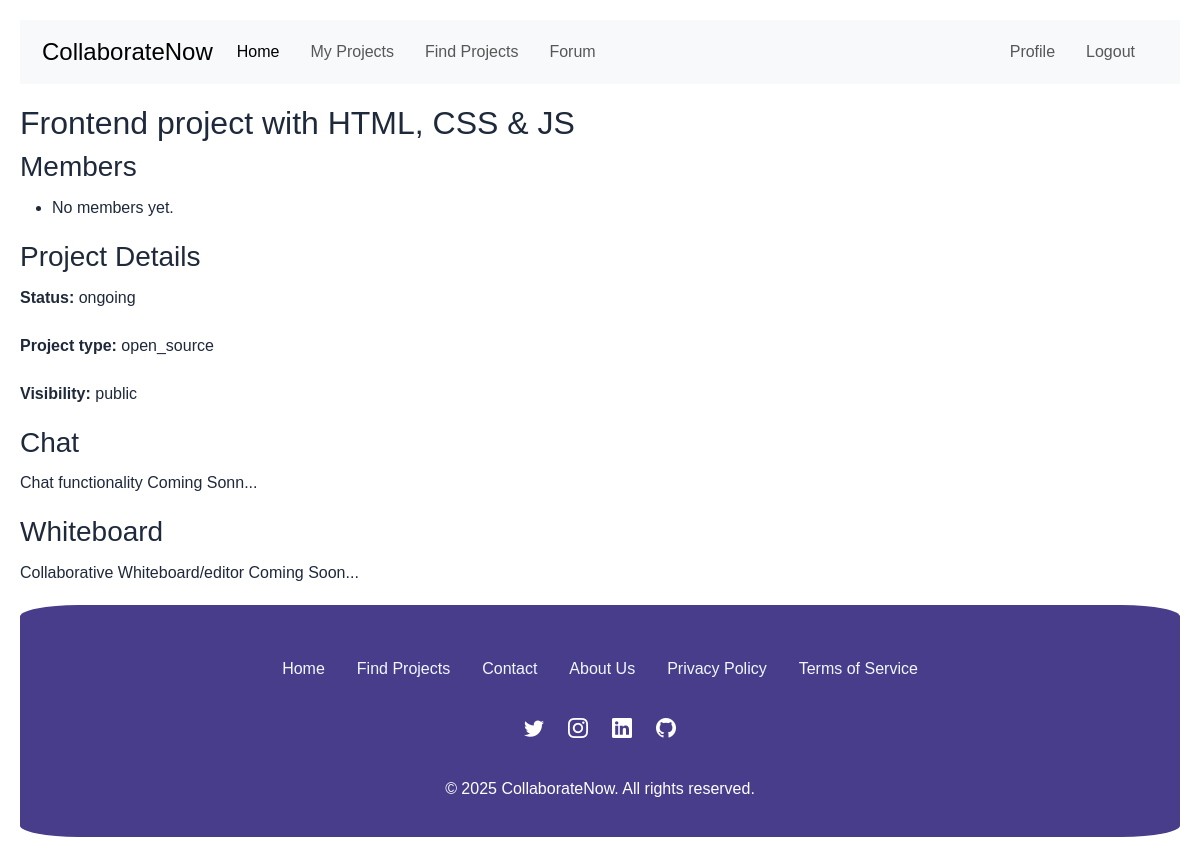
/accounts/projects/1/ (signed in), run on the app's committed database.
### accounts/models.py (models this page shows, shortened)
class Project(models.Model):
    title = models.CharField(max_length=200)
    description = models.TextField()
    min_members = models.IntegerField(default=4)
    max_members = models.IntegerField(default=7)
    required_skills = models.TextField(help_text="ist of required skills for this project, separated by commas")
    creator = models.ForeignKey(User, on_delete=models.CASCADE)
    created_at = models.DateTimeField(auto_now_add=True)
    status = models.CharField(max_length=10, choices=[
        ('pending', 'Pending Approval'),
        ('approved', 'Approved'),
        ('rejected', 'Rejected'),
    ], default='pending')
    current_members = models.IntegerField(default=0)  # Temporary field for demonstration
    objectives = models.TextField(blank=True)
    goals = models.TextField(blank=True)
    start_time = models.DateTimeField(blank=True, null=True)
    operation_days = models.CharField(max_length=200, blank=True, help_text="e.g. Mon, Wednesday, Friday")
    deadline = models.DateField(blank=True, null=True)
    action = models.CharField(max_length=20, choices=[
        ('ongoing', 'Ongoing'),
        ('completed', 'Completed'),
        ('on_hold', 'On Hold'),
        ('cancelled', 'Cancelled'),
    ], default='ongoing')
    project_type = models.CharField(max_length=20, choices=[
        ('open_source', 'Open Source'),
        ('private', 'Private'),
        ('public', 'Public'),
    ], default='open_source')
    visibility = models.CharField(max_length=20, choices=[
        ('public', 'Public'),
        ('private', 'Private'),
        ('restricted', 'Restricted'),
    ], default='public')
    location = models.CharField(max_length=100, blank=True, help_text="e.g. Remote, On-site")

### accounts/views.py (the view)
# urls.py: path('projects/<int:project_id>/', views.project_detail, name='project_detail'),
@login_required
def project_detail(request, project_id):
    project = get_object_or_404(Project, id=project_id)
    is_member = ProjectMembership.objects.filter(user=request.user, project=project).exists()
    if not is_member and not request.user.is_staff and project.creator != request.user:
        messages.error(request, "You do not have permission to access this projects page.")
        return redirect("accounts:project_list")
    members = ProjectMembership.objects.filter(project=project).select_related('user_profile') # Efficiently fetch user profiles.
    context = {'project': project, 'members': members, 'is_member': is_member}
    return render(request, 'accounts/project_detail.html', context)

### accounts/templates/accounts/project_detail.html (shortened to what this page needs)
{% extends 'accounts/base.html' %}
{% block content %}
    <h2>{{ project.title }}</h2>
    <section>
        <h3>Members</h3>
        <ul>
            {% for member in Members %}
                <li>
                    <a href="{% url 'accounts:profile' %}">{{ member.user.username }}</a>
                </li>
            {% empty %}
                <li>No members yet.</li>
            {% endfor %}
        </ul>
    </section>
    <section>
    <h3>Project Details</h3>
        {% if project.action %}
            <p><strong>Status: </strong>{{ project.action }}</p>
        {% endif %}
        {% if project.project_type %}
            <p><strong>Project type: </strong>{{ project.project_type }}</p>
        {% endif %}
        {% if project.visibility %}
            <p><strong>Visibility: </strong>{{ project.visibility }}</p>
        {% endif %}
    </section>
    <section>
        <h3>Chat</h3>
        <p>Chat functionality Coming Sonn...</p>
    </section>
    <section>
        <h3>Whiteboard</h3>
        <p>Collaborative Whiteboard/editor Coming Soon...</p>
    </section>
{% endblock %}

### accounts/templates/accounts/base.html (style rules this page uses)
:root { --primary-color: #2563eb; --dark-color: #1e293b; --light-color: #f8fafc; --accent-color: #3b82f6; }
body { font-family: sans-serif; color: var(--dark-color); line-height: 2; margin: 20px; }

### data on the page
Project: title "Frontend project with HTML, CSS & JS", action "ongoing", project_type "open_source", visibility "public"
